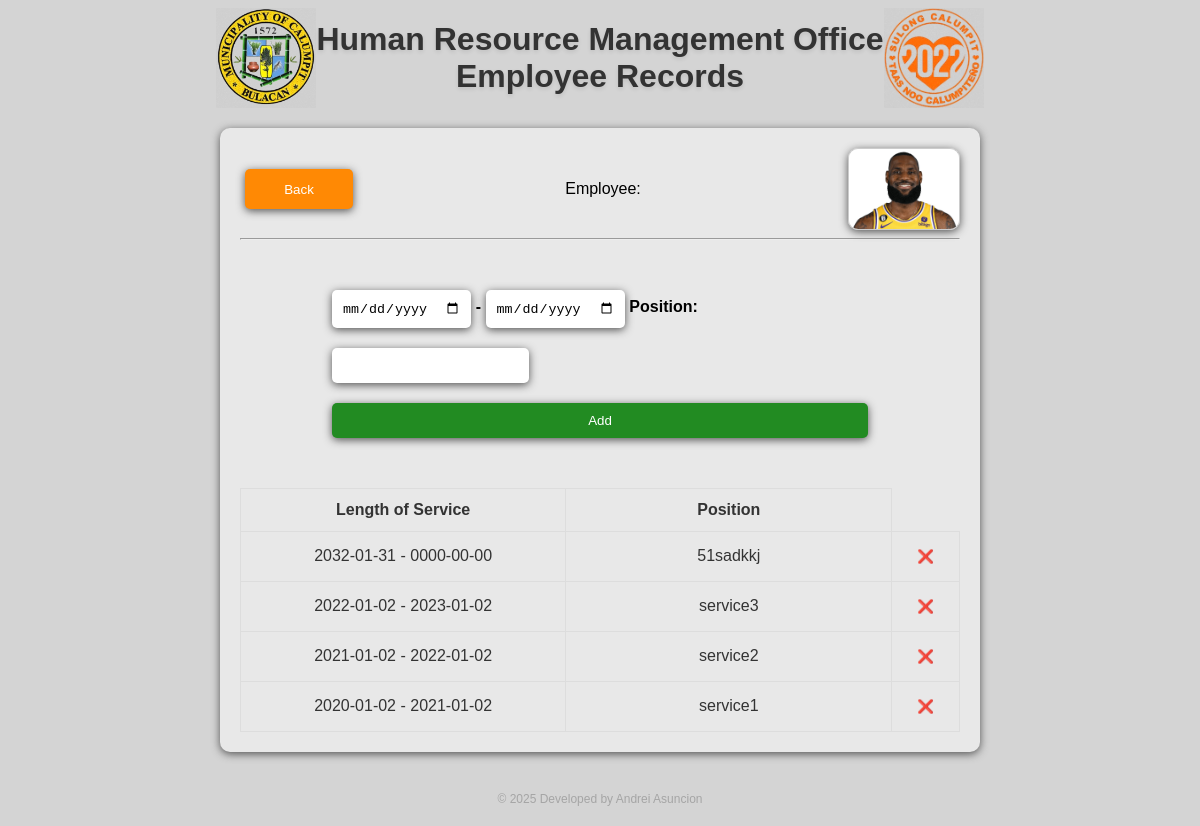
Screenshot of /add_service.php (signed in) with the database file from the repository.
### tables this page shows
CREATE TABLE `employee_image` (
  `id` int(11) DEFAULT NULL,
  `filename` text NOT NULL,
  `uploaded_at` datetime DEFAULT current_timestamp()
);

CREATE TABLE `service_record` (
  `id` int(11) DEFAULT NULL,
  `position` varchar(255) NOT NULL,
  `service_start` date NOT NULL,
  `service_end` date DEFAULT NULL,
  `service_id` int(11) NOT NULL
);

### add_service.php (the view, shortened to what this page needs)
<?php
include 'db_connection.php';
$id = isset($_GET['id']) ? $_GET['id'] : null;
$query = "SELECT * FROM personal_record WHERE id = '$id'";
$result = mysqli_query($conn, $query);
$row = mysqli_fetch_assoc($result);
$picQuery = "SELECT * FROM employee_image WHERE id = '$id'";
$picResult = mysqli_query($conn, $picQuery);
$picRow = mysqli_fetch_assoc($picResult);
$serviceQuery = "SELECT * FROM service_record WHERE id = '$id' ORDER BY service_start DESC";
$serviceResult = mysqli_query($conn, $serviceQuery);
$serviceRow = mysqli_fetch_all($serviceResult, MYSQLI_ASSOC);
?>
<!DOCTYPE html>
<html lang="en">
<head>
  <link rel="stylesheet" href="style.css" />
</head>
<body>
  <div class="header">
    <img src="img/logo1.png" alt="CalumpitLogo" />
    <h1>Human Resource Management Office <br />Employee Records</h1>
    <img src="img/logo2.png" alt="CalumpitLogo" />
  </div>
  <div class="container">
    <div class="name-pic">
      <button class="back-btn" onclick="location.href='service_record.php?id=<?php echo $row['id']; ?>'">Back</button>
      <p>Employee: <b><i><?php echo htmlspecialchars($row['name']); ?></i></b></p>
      <?php if (!empty($picRow['filename'])): ?>
        <img src="<?php echo htmlspecialchars($picRow['filename']); ?>" alt="Profile Picture" class="profile-pic" />
      <?php else: ?>
        <img src="img/default_profile.jpg" alt="Default Profile Picture" class="profile-pic" />
      <?php endif; ?>
    </div>
    <hr />
    <div class="details">
      <div class="add-service-container">
        <form action="func_misc.php?id=<?php echo $row['id']; ?>&do=add_service" method="post">
          <div class="fields">
            <input type="date" id="service_start" name="service_start" required /> -
            <input type="date" id="service_end" name="service_end" required />
            <label for="position">Position:</label>
            <input type="text" id="position" name="position" required /><br>
          </div>
          <input type="submit" value="Add" />
        </form>
      </div>
      <table class="record-table vertical">
        <tr>
          <th colspan="2">Length of Service</th>
          <th>Position</th>
        </tr>
        <?php
        if (!empty($serviceRow)) {
          foreach ($serviceRow as $service) {
            echo "<tr>";
            echo "<td colspan='2'>" . htmlspecialchars($service['service_start']) . " - " . htmlspecialchars($service['service_end']) . "</td>";
            echo "<td>" . htmlspecialchars($service['position']) . "</td>";
            echo "<td><button class='delete-detail' onclick=\"location.href='func_misc.php?id={$row['id']}&do=delete_service&service_id={$service['service_id']}'\">❌</button></td>";
            echo "</tr>";
          }
        } else {
          echo "<tr><td colspan='3' style='text-align:center; color:lightcoral;'><i><b>No service record found</b></i></td></tr>";
        }
        ?>
      </table>
    </div>
  </div>
  <div class="credit">
    <p>© 2025 Developed by Andrei Asuncion</p>
  </div>
</body>
</html>

### style.css (style rules this page uses)
:root { --container-bg: #e8e8e8; --container-shadow: #535353; --color-primary: #ff8904; --color-primary-hover: #c75607; --color-primary-overlay: #fff2d4; --color-white: #fff; --color-background: rgb(212, 212, 212); --color-text: #333; }
body { display: flex; justify-content: center; align-items: center; flex-direction: column; background-color: var(--color-background); font-family: Arial, Helvetica, sans-serif; }
.header { display: flex; justify-content: space-between; align-items: center; text-align: center; }
.header h1 { color: var(--color-text); text-shadow: 0 2px 4px rgba(0, 0, 0, 0.1); margin: 0; }
.header img { width: 100px; height: auto; }
.back-btn { background-color: var(--color-primary); color: var(--color-white); width: 15%; height: 40px; border: none; border-radius: 5px; padding: 10px 20px; cursor: pointer; margin: 5px; box-shadow: 0 2px 8px var(--container-shadow); }
.container { width: 60vw; padding: 20px; border-radius: 10px; margin: 20px auto; background-color: var(--container-bg); box-shadow: 0 2px 8px var(--container-shadow); }
.credit p { text-align: center; margin-top: 20px; font-size: 12px; color: #a5a5a5; }
table { box-sizing: border-box; width: 100%; border-collapse: collapse; border: none; }
tr:nth-child(even) { background-color: inherit; }
tr:nth-child(odd) { background-color: #e8e8e8; }
th, td { text-align: left; transition: background 0.3s, color 0.3s; }
tr { color: var(--color-text); transition: background 0.3s; }
.name-pic { box-sizing: border-box; display: flex; justify-content: space-between; align-items: center; margin: 0 auto; }
.name-pic img { width: 110px; border: 1px solid #ccc; border-radius: 10px; box-shadow: 0 2px 8px var(--container-shadow); }
.details .record-table { width: 100%; border-collapse: collapse; margin-top: 20px; }
.details .record-table th, .details .record-table td { padding: 12px 15px; border: 1px solid #ddd; text-align: left; }
.details .record-table.vertical th, .details .record-table.vertical td { text-align: center; width: 50%; }
.delete-detail { background-color: inherit; border: none; border-radius: 5px; padding: 5px 10px; cursor: pointer; }
.add-service-container { box-sizing: border-box; display: flex; align-items: center; flex-direction: column; width: 80%; padding: 20px; border-radius: 10px; margin: 20px auto; font-weight: bold; align-content: center; }
.add-service-container .fields { box-sizing: border-box; width: 100%; }
.add-service-container input[type="text"], .add-service-container input[type="date"], .add-service-container input[type="submit"], .add-service-container input[type="number"] { box-sizing: border-box; width: auto; padding: 10px; margin: 10px 0; border: none; border-radius: 5px; box-shadow: 0 2px 8px var(--container-shadow); }
.add-service-container input[type="submit"] { width: 100%; background-color: forestgreen; color: var(--color-white); cursor: pointer; }

### rows the page displays
employee_image: filename (picture)
service_record: service_start "2032-01-31", service_end "0000-00-00", position "51sadkkj"
service_record: service_start "2022-01-02", service_end "2023-01-02", position "service3"
service_record: service_start "2021-01-02", service_end "2022-01-02", position "service2"
service_record: service_start "2020-01-02", service_end "2021-01-02", position "service1"
